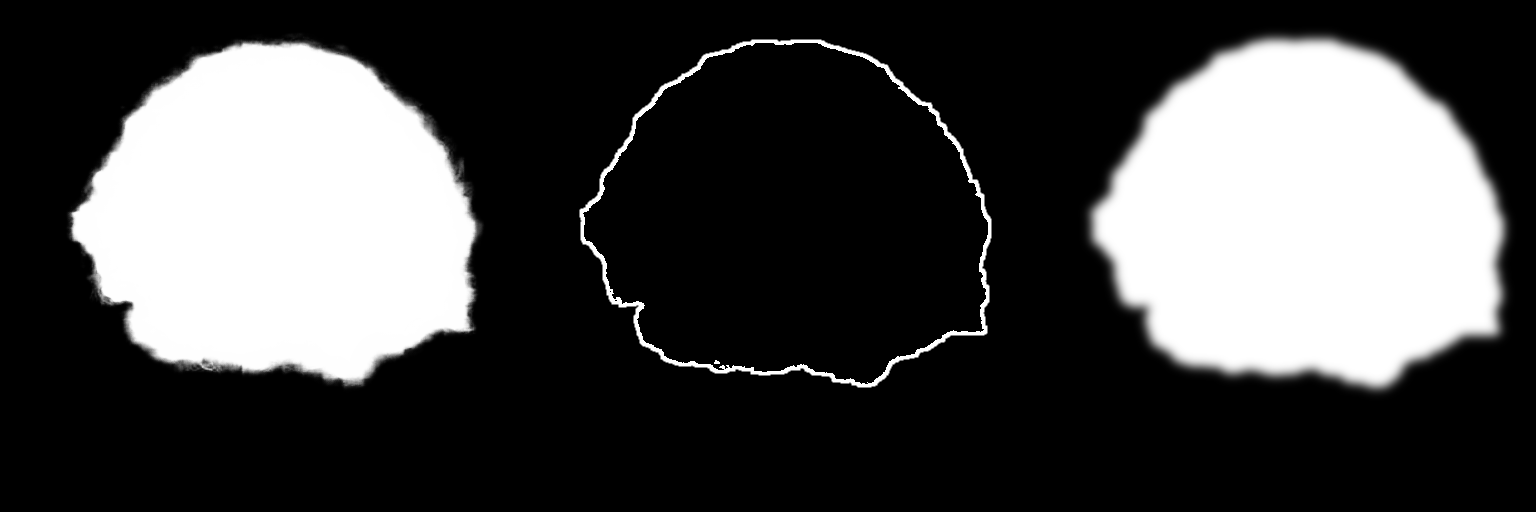
#> input picture mask_check.png, 3072 x 1024 px, given as the content of the folder dataset/matte/train, which was not available (shown at 1/2 size)
$ python verify_mask.py
#> lines starting #> are read from the running program, lines starting #| are printed output that depends on the picture; after the words box and inside, x2 and y2 are one past the last pixel; in counts of white or black regions, pixels touching at a corner belong together; pictures that were not available may be replaced by others from this repository, and a replacement may not be noted

import os
import cv2
import numpy as np
import argparse
from glob import glob

def verify_mask(data_root, output_path="mask_check.png"):
    # Find a mask file - Robust Search
    # Try multiple patterns
#> called with data_root = 'dataset', output_path = 'mask_check.png'
    patterns = [
        os.path.join(data_root, "matte", "train", "*.png"),
        os.path.join(data_root, "matte", "*.png"),
        os.path.join(data_root, "*", "matte", "train", "*.png"), # dataset/unbraid/matte/train
        os.path.join(data_root, "*", "matte", "*.png"),          # dataset/unbraid/matte
    ]

    mask_files = []
    for p in patterns:
        files = glob(p)
        if files:
            mask_files.extend(files)
            break

    if not mask_files:
        print(f"No masks found in {data_root} using patterns: {patterns}")
        return

    # Pick the first one
    mask_path = mask_files[0]
    print(f"Processing mask: {mask_path}")

    # Load
    mask = cv2.imread(mask_path, cv2.IMREAD_GRAYSCALE)
#> mask is the input picture: shape (1024, 3072); min 0, max 255, mean 70.2
    if mask is None:
        print("Failed to load mask.")
        return

    # 1. Resize to 1024 (Training Size)
    mask_resized = cv2.resize(mask, (1024, 1024), interpolation=cv2.INTER_NEAREST)
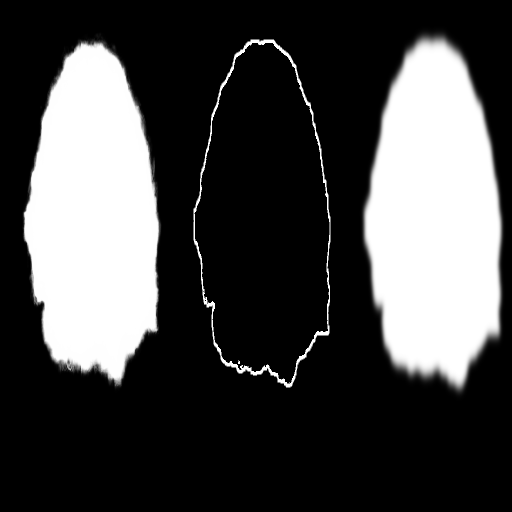
#> mask_resized: shape (1024, 1024) (shown at 1/2 size); min 0, max 255, mean 70.2

    # 2. Binarize
    _, mask_bin = cv2.threshold(mask_resized, 127, 255, cv2.THRESH_BINARY)
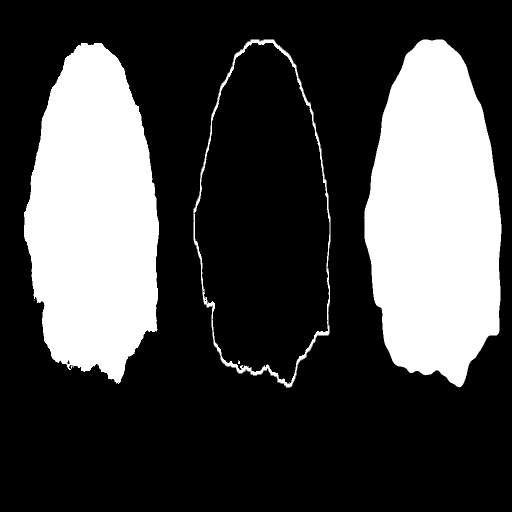
#> mask_bin: shape (1024, 1024) (shown at 1/2 size); 27.5% white; 5 white regions (1 under 20 px), largest, box (x1, y1, x2, y2) and area: (728, 79, 1003, 775) 144055, (48, 86, 318, 768) 136548, (387, 79, 661, 775) 7550, (476, 720, 480, 728) 24

    # 3. Dilate (Expand)
    # Kernel size 15 is roughly 1.5% of 1024px, seems reasonable for hairline
    kernel_size = 15
    kernel = np.ones((kernel_size, kernel_size), np.uint8)
    mask_dilated = cv2.dilate(mask_bin, kernel, iterations=1)
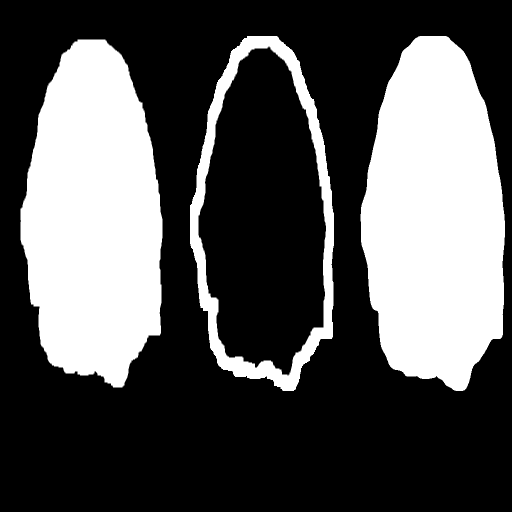
#> mask_dilated: shape (1024, 1024) (shown at 1/2 size); 32.9% white; 3 white regions, box (x1, y1, x2, y2) and area: (721, 72, 1010, 782) 158091, (41, 79, 325, 775) 150792, (380, 72, 668, 782) 35580

    # 4. Blur (Soften)
    # Sigma 10 gives a nice gradient over ~30 pixels
    mask_soft = cv2.GaussianBlur(mask_dilated, (0, 0), sigmaX=10)
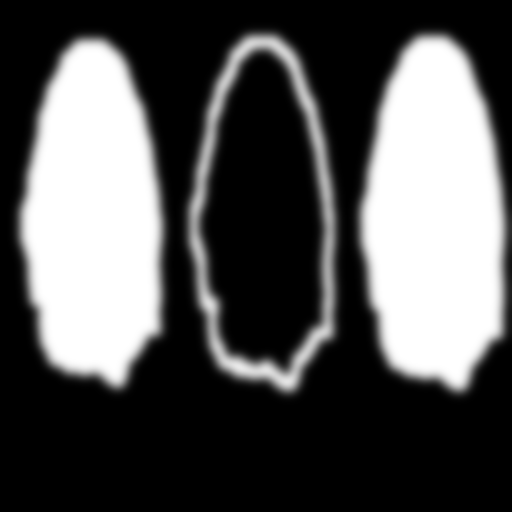
#> mask_soft: shape (1024, 1024) (shown at 1/2 size); min 0, max 255, mean 83.8

    # Normalize for visualization (0-255)

    # Create comparison
    # Stack: Original (Resized) | Diff (Expanded Area) | Final Soft Mask
    diff = cv2.absdiff(mask_dilated, mask_bin)
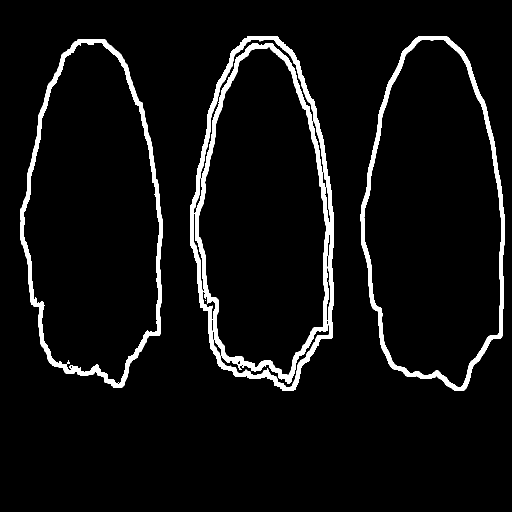
#> diff: shape (1024, 1024) (shown at 1/2 size); 5.4% white; 7 white regions (2 under 20 px), largest, box (x1, y1, x2, y2) and area: (41, 79, 325, 775) 14220, (380, 72, 668, 782) 14130, (721, 72, 1010, 782) 14036, (389, 86, 659, 768) 13870, (135, 720, 139, 728) 22

    # Visualizing the gradient: normalize mask_soft

    concat = np.hstack((mask_resized, diff, mask_soft))
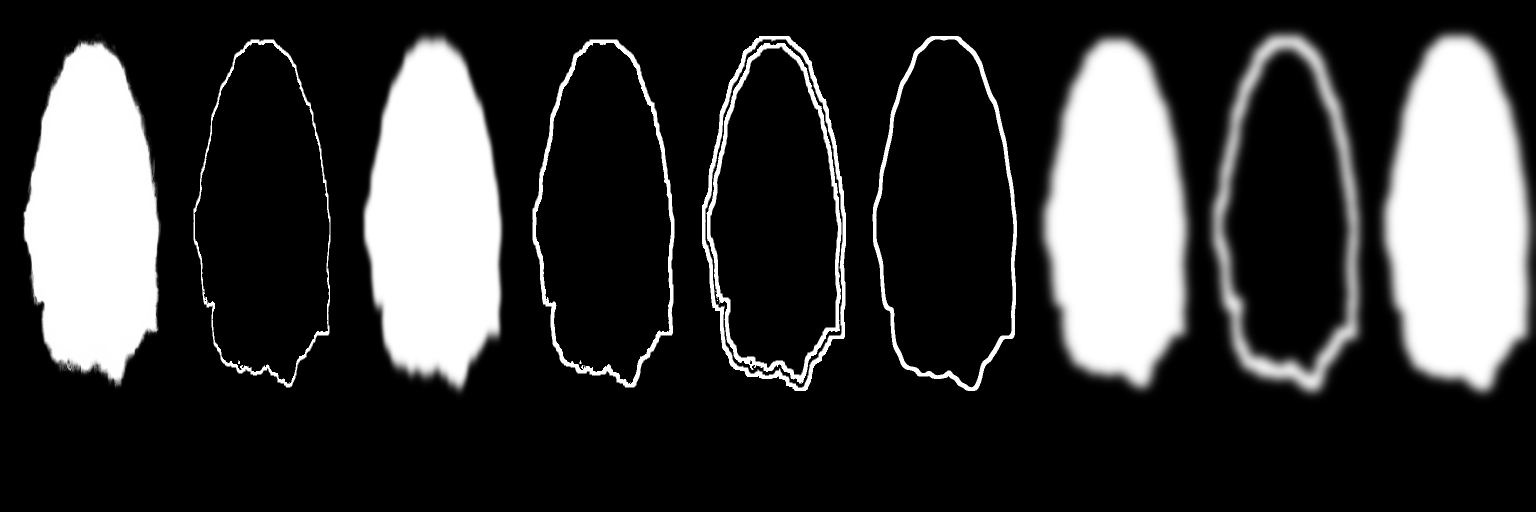
#> concat: shape (1024, 3072) (shown at 1/2 size); min 0, max 255, mean 55.9

    cv2.imwrite(output_path, concat)
    print(f"Saved comparison to {output_path}")
    print("Left: Original, Center: Added Area, Right: Final Soft Mask")

if __name__ == "__main__":
    parser = argparse.ArgumentParser()
    parser.add_argument("--data_root", type=str, default="dataset") # Default relative path
    args = parser.parse_args()

    verify_mask(args.data_root)
